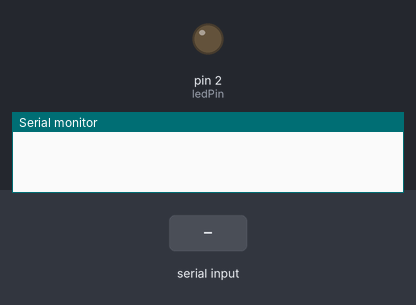
Simulated run of this sketch. Board: Arduino Uno, built with avr-gcc and run on an emulated ATmega328P. Shown: output pins drawn as LEDs (lit = HIGH), the last lines printed to the serial monitor. Inputs (shaded band) come from the test bench.

Above: at 1.2 s.
1.3 s: byte 1 (1) received over Serial
At 2.5 s:
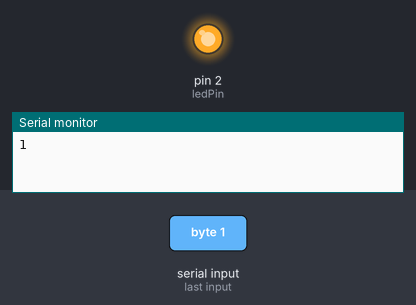
Timing chart, 0 to 4.3 s (numbered marks = the images above; inputs shaded):
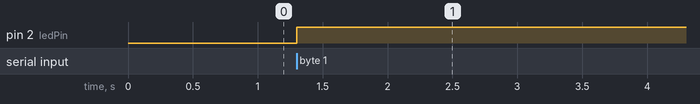

The sketch:

bluetooth.ino
```cpp
const int ledPin = 2;      // the pin that the LED is attached to
  byte serialA;
void setup()
{
  // initialize the serial communication:
  Serial.begin(9600); //baud rate - make sure it matches that of the module you got:
  // initialize the ledPin as an output:
  pinMode(ledPin, OUTPUT);
}

void loop() {

if (Serial.available() > 0) {serialA = Serial.read();Serial.println(serialA);}
switch (serialA) {
    case 1:
      digitalWrite(ledPin, HIGH);
      break;
    case 2:
      digitalWrite(ledPin, LOW);
      break;
     default:

      break;
  }

}
```

Measured:
- after the input at 1.3 s, pin 2 (ledPin): LOW → HIGH at once
